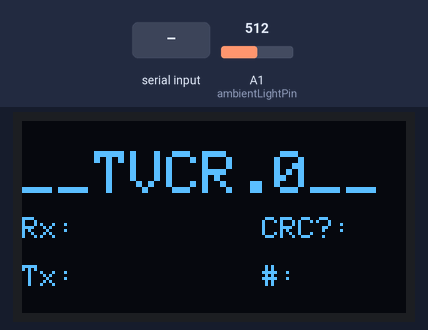
This sketch was run on a simulated Arduino Uno, built with avr-gcc and run on an emulated ATmega328P. Parts: 128×64 one-colour display. Inputs (shaded band) come from the test bench; at power-on: A1 (ambientLightPin) = 512.

Above: at 1.2 s.
1.3 s: "90,45\n" received over the second serial link
At 3.0 s:
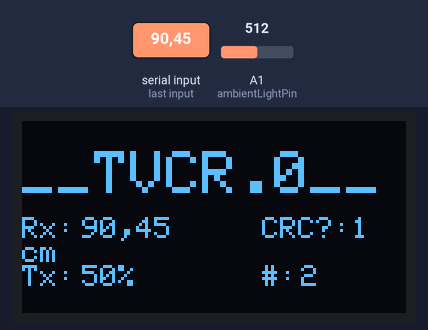
3.8 s: "30,150\n" received over the second serial link
At 6.3 s:
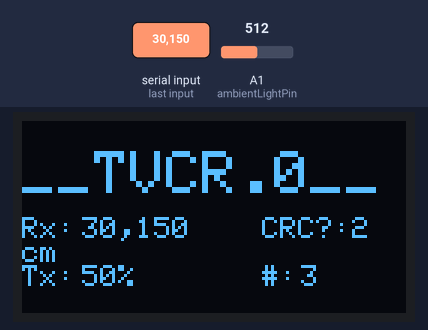
Timing chart, 0 to 7.8 s (numbered marks = the images above; inputs shaded):
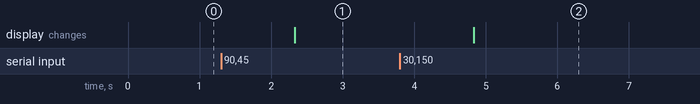

The sketch:

Li-Fi_Serial_ADC.ino
```cpp
/* ====================================================================================================================
 * Li-Fi_Serial_ADC.ino
 *
 * Description: This is the source code intended to be uploaded to the microcontroller sending the ADC reading of the
 *              LDR voltage divider. In consequence of choosing the other transceiver module as the main controller,
 *              this transceiver module was arbitrarily decided to have no manual control of its’ transmission.
 *              Rather, it only responds with a message when it receives one. This code was written to demonstrate the
 *              capability of bidirectional communication for the Li-FI transceivers using the Arduino in a simple manner
 *              requiring no additional control inputs.
 *
 * Pins: The relevant pins can be changed in the preprocessor section below. Pins D2 and D3 are used for
 *       software serial rx and tx, respectively. Pin A1 is used for an analog reading of the LDR voltage divider.
 * ==================================================================================================================== */
// Library includes
#include <SoftwareSerial.h>    // For software emulated serial on GPIO
#include <Wire.h>              // For I2C on GPIO
#include <Adafruit_SSD1306.h>  // I2C OLED display driver library

// Software serial UART pins
#define rxPin                2 // Software Serial rx
#define txPin                3 // Software Serial tx

// ADC analog input pin
#define ambientLightPin     A1 // LDR voltage divider reading

// Declaration for an SSD1306 OLED display. The pins for I2C are defined by the Wire-library.
#define OLED_RESET          -1 // Reset pin # (or -1 if sharing Arduino reset pin)
#define SCREEN_ADDRESS    0x3C // See datasheet for Address; 0x3D for 128x64, 0x3C for 128x32
#define SCREEN_WIDTH       128 // OLED display width, in pixels
#define SCREEN_HEIGHT       64 // OLED display height, in pixels

// Variable declarations
String RCVDdataString = "";    // Predeclaration for received data substring
String buff = "";              // Preddeclaration for received message in its entirety (up until '\0')
int delimPos, endPos;          // Predeclarations for delimiter positions of received data string ('*' and '\0')
String RCVDchecksumString;     // Predeclaration for received checksum string and its' integer equivalent
uint16_t RCVDchecksum;
uint16_t ambientLight;         // Predeclarations for the ambient light reading and its' checksum
uint16_t ambientLightChecksum;
unsigned int msgCount = 0;     // msgCount represents TxCount and RxCount identically by program design
unsigned int error = 0;        // error represents a count of transmission errors by checksum mismatch

// Object instantiations
Adafruit_SSD1306 display(SCREEN_WIDTH, SCREEN_HEIGHT, &Wire, OLED_RESET);
SoftwareSerial mySerial = SoftwareSerial(rxPin, txPin);

// Function Prototypes
uint16_t checksumCalculator(uint8_t* data, uint16_t len);
void displayInit();
void writeOLEDframe();
void toBytes(unsigned char bytesArr[], unsigned int data);

/* ====================================================================================================================
 * setup()
 *
 * Description: Setup code for run-time infinite loop. Initialize all GPIO, the OLED display, and both HW (debugging) and
 *              SW (Li-Fi) serial ports.
 * ==================================================================================================================== */
void setup() {
  //Init hardware serial for debugging means
  Serial.begin(115200);

  //Init display for displaying
  if(!display.begin(SSD1306_SWITCHCAPVCC, SCREEN_ADDRESS)) {
    Serial.println(F("SSD1306 allocation failed"));
    for(;;); // Don't proceed, loop forever
  }

  // Init display for this application
  displayInit();

  // Define pin modes for TX and RX
  pinMode(rxPin, INPUT);
  pinMode(txPin, OUTPUT);
  pinMode(ambientLightPin, INPUT);

  // Set the baud rate for the SoftwareSerial object
  mySerial.begin(57600);

  // Wait a short duration before executing main to finish inits
  delay(10);
}

/* ====================================================================================================================
 * loop()
 *
 * Description: Main block for all function calls and control logic.
 * ==================================================================================================================== */
void loop() {
  // When there is no data waiting in the serial buffer, hold
  while (!mySerial.available()) {}

  // When there is data waiting in the serial buffer, execute this block
  // Accept waiting data, run CRC check, and print RCVD data to display
  while (mySerial.available()) {
    // Process the data received in the serial buffer
    buff = mySerial.readStringUntil('\0');        // Grab entire message
    delimPos = buff.indexOf('*');                 // Grab index of asterisk in the string
    endPos = buff.indexOf('\0');                  // Grab index of the NULL char in the string
    RCVDdataString = buff.substring(0, delimPos); // Split the received message into its data and checksum substrings
    RCVDchecksumString = buff.substring(delimPos + 1, endPos);
    RCVDchecksum = RCVDchecksumString.toInt();    // Cast the checksum substring to an integer

    // Convert RCVD RCVDdataString to byte array...
    unsigned char bytesRCVD[4];
    toBytes(bytesRCVD, RCVDdataString.toInt());

    // Increment count if the two checksums are not an exact match
    if (RCVDchecksum != checksumCalculator(bytesRCVD, sizeof(bytesRCVD))) error += 1;

    msgCount++; // Increment the RCVD count indicating a msg was received

    // Map an ADC reading to a percentage for transmission
    ambientLight = map(analogRead(ambientLightPin),0, 1023, 1, 100);

    // Respond to sender with message
    unsigned char bytesXMTR[4];  // Convert RCVD RCVDdataString to byte array...
    toBytes(bytesXMTR, ambientLight);
    ambientLightChecksum = checksumCalculator(bytesXMTR, sizeof(bytesXMTR));

    // Write via the software serial Tx pin
    mySerial.print(ambientLight);         // Write data
    mySerial.print('*');                  // Write data/checksum separation delimiter
    mySerial.print(ambientLightChecksum); // Write checksum
    mySerial.print('\0');                 // Write messageend char
  }
  // Update the OLED in the case a message was received
  if (RCVDdataString != "") {
    // Refresh the display only as often as necessary
    writeOLEDframe(RCVDdataString, ambientLight);
  }
  // Reset for proper control of execution for subsequent loops
  RCVDdataString = "";
}

/* ====================================================================================================================
 * displayInit()
 *
 * Description: Initializes display with static text for demonstration. Values are written to the locations just after
 *              the static labels during operation to show the status of the system.
 * ==================================================================================================================== */
void displayInit() {
  display.clearDisplay();
  display.setTextSize(2);       // Prepare font for header text
  display.setTextColor(WHITE);
  display.setCursor(0, 10);
  display.println("__TVCR.0__");
  display.setTextSize(1);       // Prepare font for other text
  display.setCursor(0, 32);
  display.println("Rx: ");      // Print location for dispalying received value
  display.setCursor(0, 48);
  display.println("Tx: ");      // Print location for displaying transmitted value
  display.setCursor(80, 32);
  display.println("CRC?: ");    // Print location for displaying CRC count
  display.setCursor(80, 48);
  display.println("#: ");       // Print location for displaying number of transmitted messages
  display.display();
  display.setCursor(0, 32);
}

/* ====================================================================================================================
 * writeOLEDframe()
 *
 * Description: Updates the OLED with live information pertaining to the system.
 * ==================================================================================================================== */
void writeOLEDframe(String &RCVD, uint16_t &XMTR) {
   display.setCursor(20, 32);
   display.print("          ");  // Ensure next RCVD has a clear background
   display.setCursor(20, 32);
   display.print(RCVD);          // Print newly received data string
   display.print("cm");
   display.setCursor(20, 48);
   display.print("          ");  // Ensure next XMTR has a clear background
   display.setCursor(20, 48);
   display.print(XMTR);          // Print transmitted value
   display.print('%');
   display.setCursor(110, 32);
   display.print(error);         // Print the count of CRC errors
   display.setCursor(93, 48);
   display.print(msgCount + 1);  // Print the number of messages transmitted
   display.setCursor(20, 32);
   display.setTextColor(WHITE, BLACK);
   display.display();
}

/* ====================================================================================================================
 * checksumCalculator() - https://www.tutorialspoint.com/cyclic-redundancy-check-crc-in-arduino
 *
 * Description: Calculates a checksum for a four index array of bytes.
 * ==================================================================================================================== */
uint16_t checksumCalculator(uint8_t* data, uint16_t len) {
   uint16_t curr_crc = 0x0000;
   // Initialize sum1 as the lower byte and sum2 as the higher byte of the initial value
   uint8_t sum1 = (uint8_t)curr_crc, sum2 = (uint8_t)(curr_crc >> 8);
   int index;
   for(index = 0; index < len; index = index+1) {
      sum1 = (sum1 + data[index]) % 255; // Add successive data bytes to sum1 keeping sum1 < max representable int
      sum2 = (sum2 + sum1) % 255; // Add sum1 values to sum2 keeping sum2 < max representable int
   }
   return (sum2 << 8) | sum1; // Return a 16-bit number, with sum2 as the higher byte and sum1 as the lower byte
}

/* ====================================================================================================================
 * toBytes()
 *
 * Description: Converts an integer input into an array of 4 chars (bytes). Used for computing checksums.
 * ==================================================================================================================== */
void toBytes(unsigned char bytesArr[], unsigned int data) {
   bytesArr[0] = (data >> 24) & 0xFF;  // Grab the highest order digit, store in array slot 0
   bytesArr[1] = (data >> 16) & 0xFF;  // Grab the second highest order digit, store in array slot 1
   bytesArr[2] = (data >> 8) & 0xFF;   // Grab the third highest order digit, store in array slot 2
   bytesArr[3] = data & 0xFF;          // Grab the fourth highest order digit, store in array slot 3
}

/* ====================================================================================================================
 * ///////////////////////////////////////////////////// END FILE /////////////////////////////////////////////////////
 * ==================================================================================================================== */
```

Measured:
- after the input at 1.3 s, the display: changes after 1.0 s (image 1)
- after the input at 3.8 s, the display: changes after 1.0 s (image 2)
